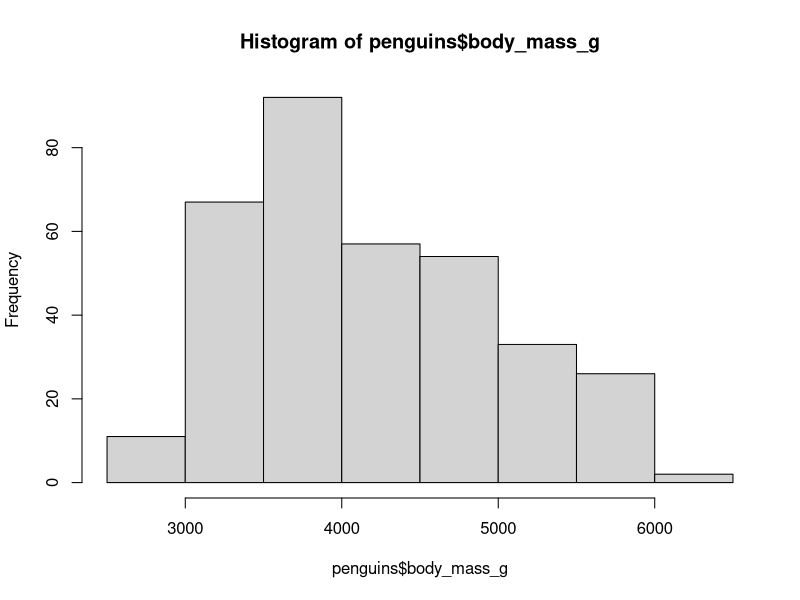
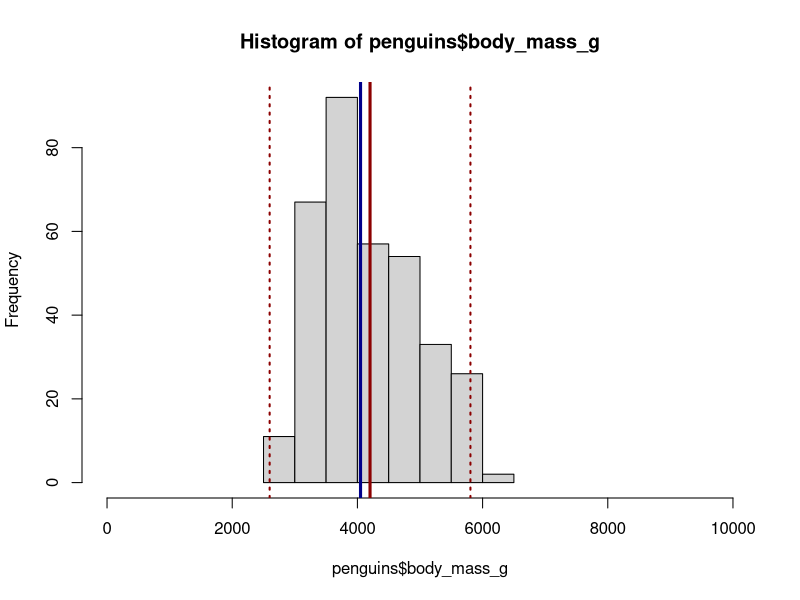
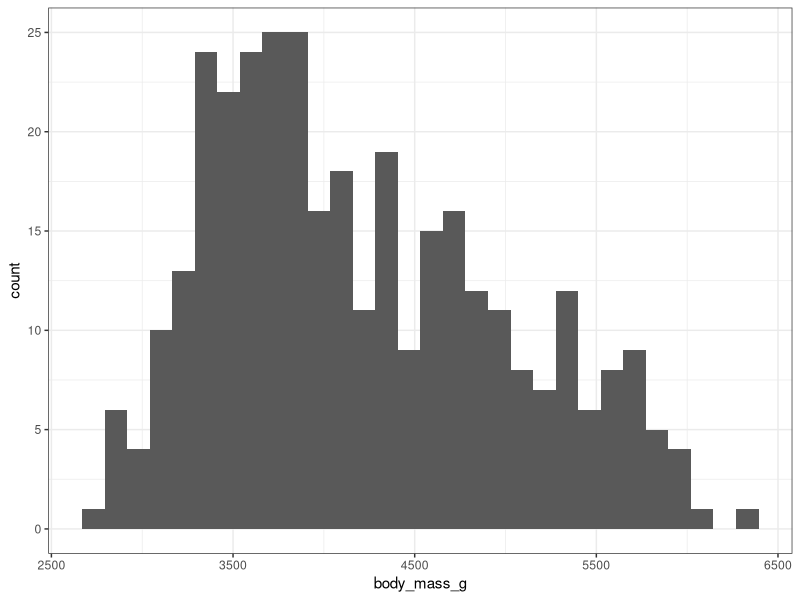
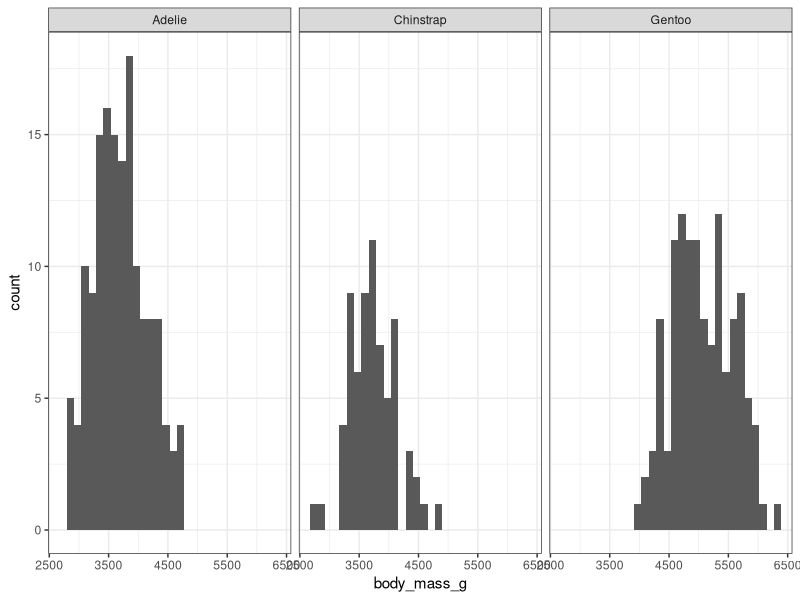
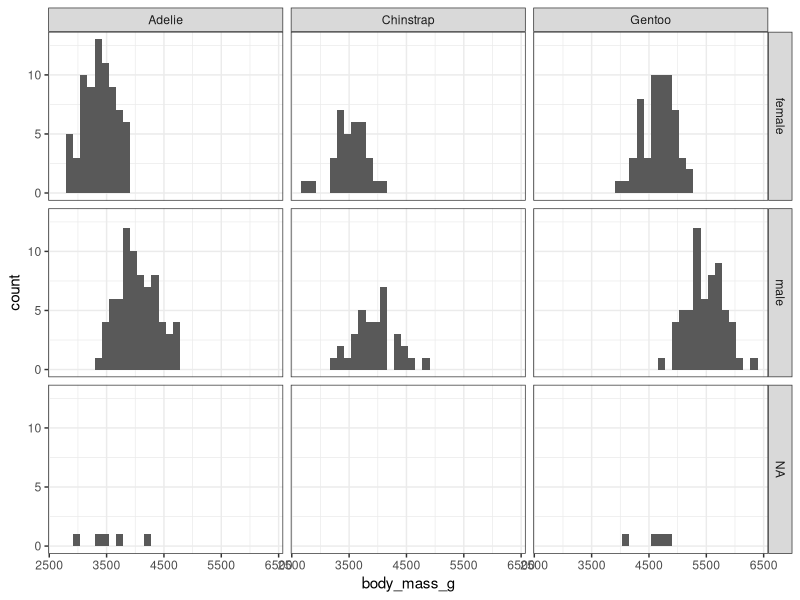
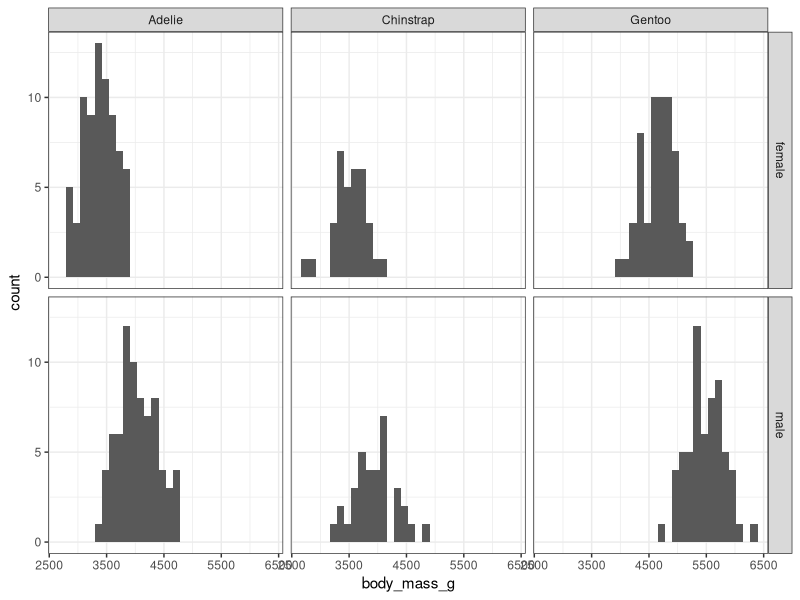
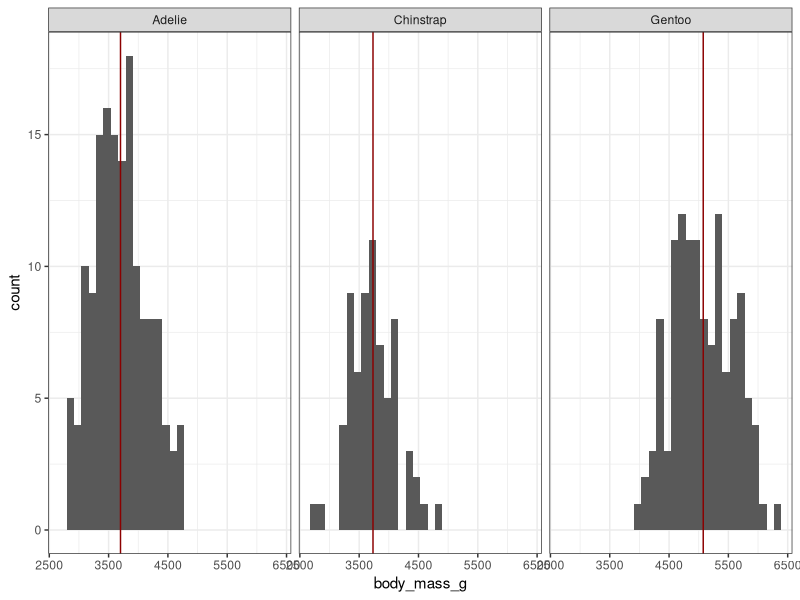
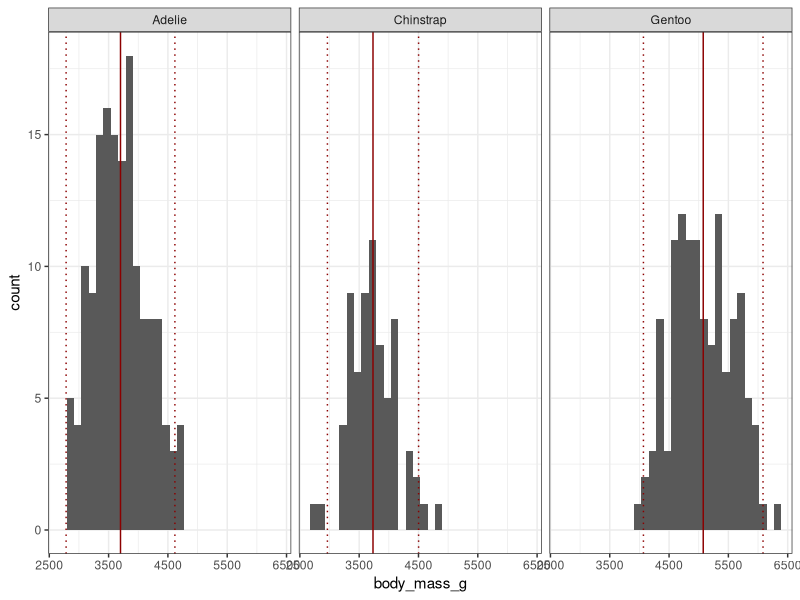

Write R code to recreate these figures, in order.
# Sept 20 In class

# Load the data package
library(palmerpenguins)

# Examine the data strcuture
names(penguins)
colnames(penguins)

head(penguins)
tail(penguins)

dim(penguins)

# Examine a histogram of body sizes
hist(penguins$body_mass_g)

hist(penguins$body_mass_g, xlim = c(0,10000))

mean(penguins$body_mass_g)

mean(penguins$body_mass_g, na.rm = TRUE)

# Add vertical lines indicating the mean and median
abline(v = mean((penguins$body_mass_g), na.rm = TRUE), col = "darkred", lwd = 3)
abline(v = median((penguins$body_mass_g), na.rm = TRUE), col = "darkblue", lwd = 3)

# A function to find the 95% (2 standard deviation) confidence bounds
ci <- function (x) {
  x <- x[!is.na(x)]
  return(c(mean(x) + 2 * sd(x), mean(x) - 2 * sd(x) ))
}

ci(penguins$body_mass_g)

abline(v = ci(penguins$body_mass_g), col = "darkred", lwd = 2, lty = 3)

# Find out which species are present in the table.
unique(penguins$species)



# ggplot

library(ggplot2)
# or
library(tidyverse)

# A simple histogram
ggplot(penguins, aes(x = body_mass_g)) +
  theme_bw() +
  geom_histogram()

# By species
ggplot(penguins, aes(x=body_mass_g)) +
  theme_bw() +
  facet_wrap( . ~ species ) +
  geom_histogram()

# By species and sex
ggplot(penguins, aes(x=body_mass_g)) +
  theme_bw() +
  facet_grid( sex ~ species ) +
  geom_histogram()

library(tidyverse)

# Filter out individuals where sex is NA
penguins %>% 
  filter(!is.na(sex)) %>% 
  ggplot(aes(x=body_mass_g)) +
  theme_bw() +
  facet_grid( sex ~ species ) +
  geom_histogram()


# Tidyverse descriptive stats
# 
# For details on more "tidy" tools, check out...
# chrome-extension://efaidnbmnnnibpcajpcglclefindmkaj/https://www.rstudio.com/wp-content/uploads/2015/02/data-wrangling-cheatsheet.pdf

penguins %>% 
  filter(!is.na(body_mass_g))


penguins %>% 
  filter(!is.na(body_mass_g)) %>% 
  summarize(mean_body_mass_g = mean(body_mass_g))


penguins %>% 
  filter(!is.na(body_mass_g)) %>% 
  group_by(species) %>% 
  summarise(mean_body_mass_g = mean(body_mass_g))


penguins %>% 
  filter(!is.na(body_mass_g)) %>% 
  group_by(species) %>% 
  summarise(
    mean_body_mass_g = mean(body_mass_g),
    sd_body_mass_g = sd(body_mass_g),
    ci_body_mass_g = 2*sd(body_mass_g)
    )

desc.stats <- penguins %>% 
  filter(!is.na(body_mass_g)) %>% 
  group_by(species) %>% 
  summarise(
    mean_body_mass_g = mean(body_mass_g),
    sd_body_mass_g = sd(body_mass_g),
    ci_body_mass_g = 2*sd(body_mass_g)
    )


ggplot(penguins, aes(x=body_mass_g)) +
  theme_bw() +
  facet_wrap(.~species) +
  geom_histogram() +
  geom_vline(data = desc.stats, aes(xintercept = mean_body_mass_g),
             color = "darkred") 
  
  
ggplot(penguins, aes(x=body_mass_g)) +
  theme_bw() +
  facet_wrap(.~species) +
  geom_histogram() +
  geom_vline(data = desc.stats, aes(xintercept = mean_body_mass_g),
             color = "darkred") +
  geom_vline(data = desc.stats, aes(xintercept = mean_body_mass_g - ci_body_mass_g),
             color = "darkred", linetype = "dotted") +
  geom_vline(data = desc.stats, aes(xintercept = mean_body_mass_g + ci_body_mass_g),
             color = "darkred", linetype = "dotted") 

# Google search "ggplot linetype" for details on that formatting!


# Stats

# Create objects for the mass of each species
adelie.kg <- penguins$body_mass_g[which(penguins$species=="Adelie")]/1000
adelie.kg <- adelie.kg[!is.na(adelie.kg)]
chin.kg <- penguins$body_mass_g[which(penguins$species=="Chinstrap")]/1000
chin.kg <- chin.kg[!is.na(chin.kg)]
gentoo.kg <- penguins$body_mass_g[which(penguins$species=="Gentoo")]/1000
gentoo.kg <- gentoo.kg[!is.na(gentoo.kg)]

# Test for differences in means
t.test(chin.kg, adelie.kg) 
t.test(gentoo.kg, adelie.kg)
t.test(gentoo.kg, chin.kg)
# Which contrasts are "significantly" different?

# Test for differences in means, using a non-parametric test
wilcox.test(chin.kg, adelie.kg) 
wilcox.test(gentoo.kg, adelie.kg)
wilcox.test(gentoo.kg, chin.kg)
# Which contrasts are "significantly" different?
# How do the results of the Wilcoxon tests differ from the t-tests?

# Test for differences in variance
var.test(chin.kg, adelie.kg) # NS
var.test(gentoo.kg, adelie.kg) # NS
var.test(gentoo.kg, chin.kg)
# Which contrasts are "significantly" different?
# What exactly is different? How is this test different from above?


# Sampling

# Draw one value, at random, from the body mass column
sample(x = penguins$body_mass_g, size = 1)

# Again
sample(x = penguins$body_mass_g, size = 1)

# Again
sample(x = penguins$body_mass_g, size = 1)

# Get many at once
sample(x = penguins$body_mass_g, size = 10)


# Get many at once and compare that distribution to the 
# actual distribution
{
  # A trick to get multiple panels for the base R plots
  par(mfrow = c(2,1))
  
  x <- sample(x = penguins$body_mass_g, size = 100, replace = TRUE)

  hist(x)
  abline(v=mean(x, na.rm = TRUE), col = "darkred", lwd = 3)
  abline(v=median(x, na.rm = TRUE), col = "darkblue", lwd = 3)
  abline(v=ci(x), col = "darkred", lwd = 2, lty = 3)
  
  hist(penguins$body_mass_g)
  abline(v=mean((penguins$body_mass_g), na.rm = TRUE), col = "darkred", lwd = 3)
  abline(v=median((penguins$body_mass_g), na.rm = TRUE), col = "darkblue", lwd = 3)
  abline(v=ci(penguins$body_mass_g), col = "darkred", lwd = 2, lty = 3)
  
  # Reset the number of panels in the plot window
  par(mfrow = c(1,1))
}
# What differences are there? Why?

